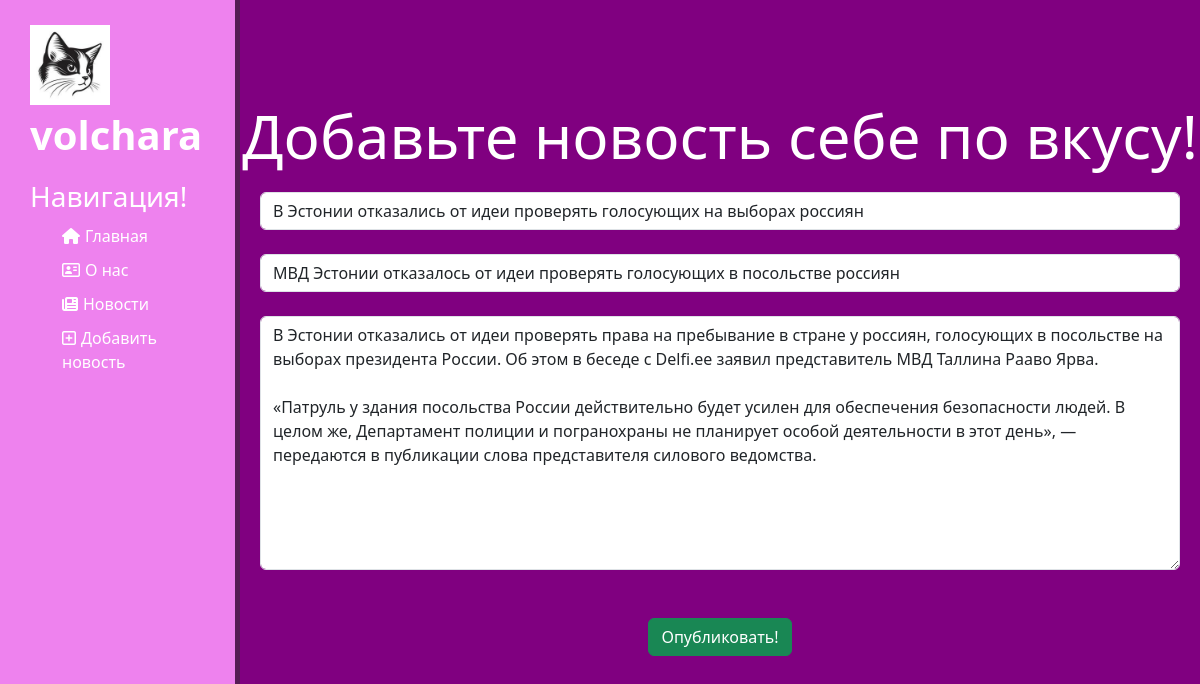
Screenshot of /news/19/update with the database file from the repository.
### news/models.py (models this page shows, shortened)
class Articles(models.Model):
    title = models.CharField('Название', max_length=100)
    announce = models.CharField('Анонс', max_length=250)
    text = models.TextField('Содержание')
    date_time = models.DateTimeField('Дата публикации')
    class Meta:
        verbose_name = 'News'
        verbose_name_plural = 'News'

### news/views.py (the view)
# urls.py: path('<int:pk>/update', views.NewsUpdateView.as_view(), name='news_update'),
class NewsUpdateView(UpdateView):
    model = Articles
    template_name = 'news/create.html'
    form_class = ArticlesForm

### news/forms.py
class ArticlesForm(ModelForm):
    class Meta:
        model = Articles
        fields = ['title', 'announce', 'text', 'date_time']
        widgets = {
            'title': TextInput(attrs={
                'class': 'form-control',
                'placeholder': 'Название статьи'
            }),
            'announce': TextInput(attrs={
                'class': 'form-control',
                'placeholder': 'Анонс статьи'
            }),
            'text': Textarea(attrs={
                'class': 'form-control',
                'placeholder': 'Полный текст'
            }),
            'date_time': DateTimeInput(attrs={
                'hidden': 'True',
                'value': '2000-10-10 10:10:10'
            })
        }

### news/templates/news/create.html (shortened to what this page needs)
{% extends 'main/layout.html' %}
{% block body %}
    <div class="features">
        <h1>Добавьте новость себе по вкусу!</h1>
        <form method="post">
            {% for input in form %}
                {{ input }}<br>
            {% endfor %}
            <button type="submit" class="btn btn-success">Опубликовать!</button>
        </form>
    </div>
{% endblock %}

### main/static/main/css/main.css (style rules this page uses)
body { background-color: #800080; color: #fff; }
main .features { float: left; color: #fff; margin-top: 100px; text-align: center; width: 80%; }
main .features h1 { font-size: 60px; }
form { margin: 20px; }

### rows the page displays
Articles: form "В Эстонии отказались от идеи проверять голосующих на выборах россиян" "МВД Эстонии отказалось от идеи проверять голосующих в посольстве россиян" "В Эстонии отказались от идеи проверять права на пребывание в стране у россиян, голосующих в посольстве на выборах президента России. Об этом в беседе с Delfi.ee заявил представитель МВД Таллина Рааво Ярва. «Патруль у здания посольства России действительно будет усилен для обеспечения безопасности людей. В целом же, Департамент полиции и погранохраны не планирует особой деятельности в этот день», — передаются в публикации слова представителя силового ведомства."
